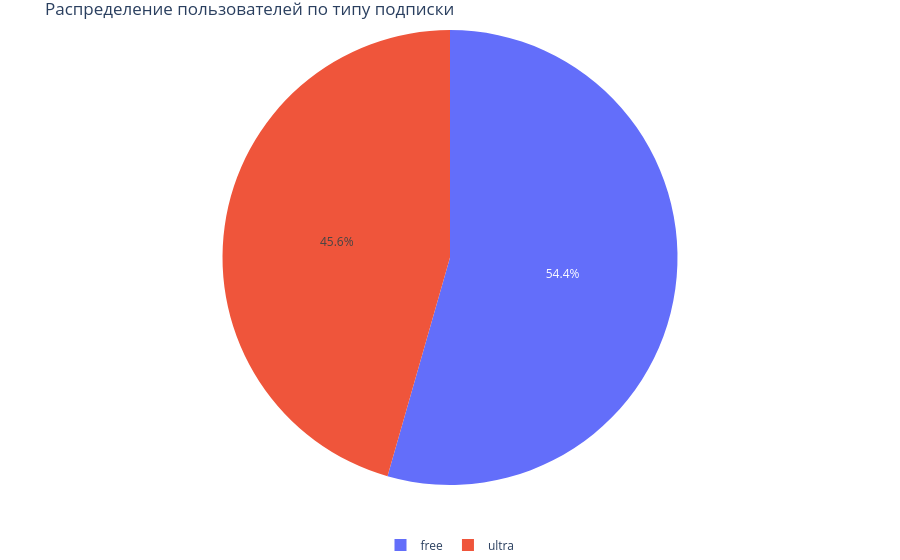

This figure's notebook cell:
### Markdown cell above
География пользователей датасета распределена между 8 городами с незначительным разницей в долях.  
При этом самая маленькая доля пользователей в Москве `(10,95%)`, городом-лидером по количеству пользователей стал Пятигорск `(14,28%)`.

### Code cell
# Распределение пользователей по способу использования приложения
users_pivot_subscription_type = get_pivot_table(users, "user_id", "subscription_type")

fig = px.pie(
    users_pivot_subscription_type,
    names="subscription_type",
    values="%_share_of_subscription_type",
    #     x="count_of_users",
    #     y="subscription_type",
    #     text="%_share_of_subscription_type",
)
fig.update_layout(
    legend_orientation="h",
    legend=dict(x=0.5, xanchor="center"),
    title="Распределение пользователей по типу подписки",
    xaxis_title="Количество пользователей",
    yaxis_title="Тип подписки",
    margin=dict(l=0, r=0, t=30, b=0),
)
fig.show()

### Figure 1 — Plotly figure (JSON) as saved in the notebook; plotly's stock layout.template omitted (floating-point values rounded to 4 significant figures)
{"data": [{"domain": {"x": [0, 1], "y": [0, 1]}, "hovertemplate": "subscription_type=%{label}<br>%_share_of_subscription_type=%{value}<extra></extra>", "labels": ["ultra", "free"], "legendgroup": "", "name": "", "showlegend": true, "type": "pie", "values": [45.57, 54.43]}], "layout": {"legend": {"orientation": "h", "tracegroupgap": 0, "x": 0.5, "xanchor": "center"}, "margin": {"b": 0, "l": 0, "r": 0, "t": 30}, "title": {"text": "Распределение пользователей по типу подписки"}, "xaxis": {"title": {"text": "Количество пользователей"}}, "yaxis": {"title": {"text": "Тип подписки"}}}}
